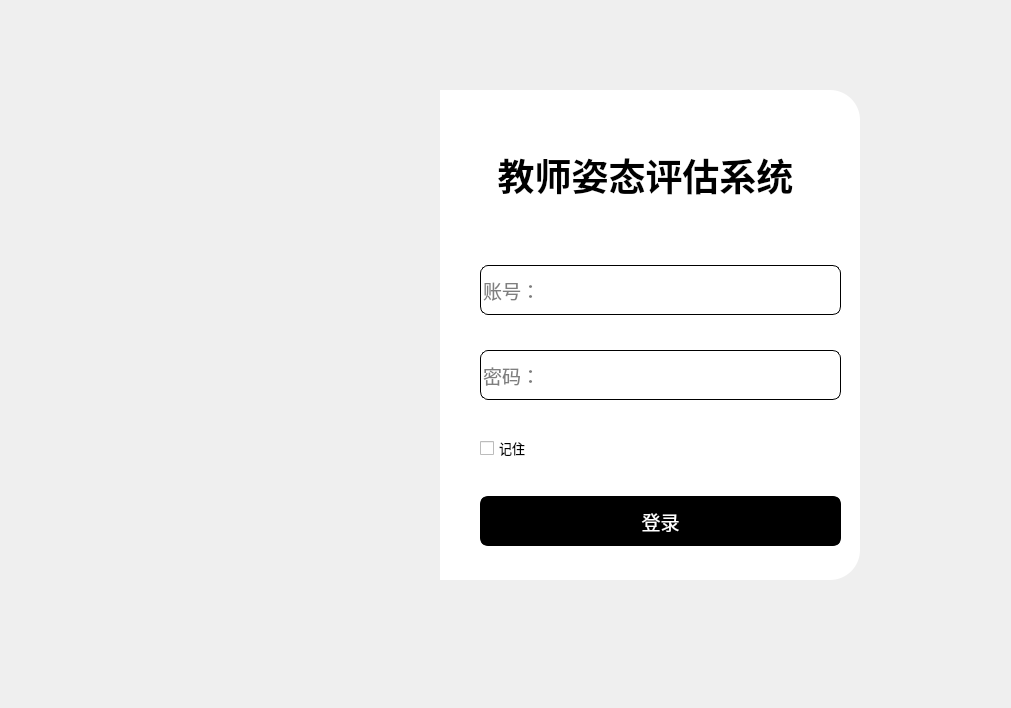
<?xml version="1.0" encoding="UTF-8"?>
<ui version="4.0">
 <class>LoginWindow</class>
 <widget class="QMainWindow" name="LoginWindow">
  <property name="geometry">
   <rect>
    <x>0</x>
    <y>0</y>
    <width>1011</width>
    <height>708</height>
   </rect>
  </property>
  <property name="windowTitle">
   <string>MainWindow</string>
  </property>
  <widget class="QWidget" name="centralwidget">
   <widget class="QLabel" name="label">
    <property name="geometry">
     <rect>
      <x>80</x>
      <y>90</y>
      <width>370</width>
      <height>490</height>
     </rect>
    </property>
    <property name="styleSheet">
     <string notr="true">border-image: url(:/images/images/teacherLogin.jpg);
border-top-left-radius:30px;
border-bottom-left-radius:30px;</string>
    </property>
    <property name="text">
     <string/>
    </property>
   </widget>
   <widget class="QLabel" name="label_2">
    <property name="geometry">
     <rect>
      <x>440</x>
      <y>90</y>
      <width>420</width>
      <height>490</height>
     </rect>
    </property>
    <property name="styleSheet">
     <string notr="true">background-color: rgb(255, 255, 255);
border-top-right-radius:30px;
border-bottom-right-radius:30px</string>
    </property>
    <property name="text">
     <string/>
    </property>
   </widget>
   <widget class="QLabel" name="label_3">
    <property name="geometry">
     <rect>
      <x>490</x>
      <y>140</y>
      <width>311</width>
      <height>71</height>
     </rect>
    </property>
    <property name="font">
     <font>
      <family>仿宋</family>
     </font>
    </property>
    <property name="text">
     <string>&lt;html&gt;&lt;head/&gt;&lt;body&gt;&lt;p align=&quot;center&quot;&gt;&lt;span style=&quot; font-size:28pt; font-weight:700;&quot;&gt;教师姿态评估系统&lt;/span&gt;&lt;/p&gt;&lt;/body&gt;&lt;/html&gt;</string>
    </property>
    <property name="alignment">
     <set>Qt::AlignCenter</set>
    </property>
   </widget>
   <widget class="QWidget" name="widget" native="true">
    <property name="geometry">
     <rect>
      <x>470</x>
      <y>230</y>
      <width>371</width>
      <height>351</height>
     </rect>
    </property>
    <property name="font">
     <font>
      <pointsize>9</pointsize>
     </font>
    </property>
    <layout class="QVBoxLayout" name="verticalLayout">
     <property name="spacing">
      <number>0</number>
     </property>
     <property name="leftMargin">
      <number>10</number>
     </property>
     <property name="topMargin">
      <number>0</number>
     </property>
     <item>
      <widget class="QLineEdit" name="lineEdit">
       <property name="maximumSize">
        <size>
         <width>16777215</width>
         <height>50</height>
        </size>
       </property>
       <property name="font">
        <font>
         <pointsize>14</pointsize>
        </font>
       </property>
       <property name="styleSheet">
        <string notr="true">border:1px solid rgb(0,0,0);
border-radius:8px;</string>
       </property>
       <property name="placeholderText">
        <string>账号：</string>
       </property>
      </widget>
     </item>
     <item>
      <widget class="QLineEdit" name="lineEdit_2">
       <property name="maximumSize">
        <size>
         <width>16777215</width>
         <height>50</height>
        </size>
       </property>
       <property name="font">
        <font>
         <pointsize>14</pointsize>
        </font>
       </property>
       <property name="styleSheet">
        <string notr="true">border:1px solid rgb(0,0,0);
border-radius:8px;</string>
       </property>
       <property name="echoMode">
        <enum>QLineEdit::Password</enum>
       </property>
       <property name="placeholderText">
        <string>密码：</string>
       </property>
      </widget>
     </item>
     <item>
      <widget class="QCheckBox" name="checkBox">
       <property name="font">
        <font>
         <pointsize>10</pointsize>
        </font>
       </property>
       <property name="text">
        <string>记住</string>
       </property>
      </widget>
     </item>
     <item>
      <widget class="QPushButton" name="pushButton">
       <property name="maximumSize">
        <size>
         <width>16777215</width>
         <height>50</height>
        </size>
       </property>
       <property name="font">
        <font>
         <pointsize>14</pointsize>
        </font>
       </property>
       <property name="styleSheet">
        <string notr="true">#pushButton{
	background-color: rgb(0, 0, 0);
	color: rgb(255, 255, 255);
	border:3px solid rgb(0,0,0);
	border-radius:8px;
}
#pushButton:hover{
	background-color: rgb(255, 255, 255);
	color: rgb(0, 0, 0);
}
#pushButton:pressed{
	padding-top:5px;
	padding-left:5px
}</string>
       </property>
       <property name="text">
        <string>登录</string>
       </property>
      </widget>
     </item>
    </layout>
    <zorder>checkBox</zorder>
    <zorder>lineEdit</zorder>
    <zorder>lineEdit_2</zorder>
    <zorder>pushButton</zorder>
   </widget>
   <widget class="QWidget" name="widget_2" native="true">
    <property name="geometry">
     <rect>
      <x>760</x>
      <y>90</y>
      <width>91</width>
      <height>51</height>
     </rect>
    </property>
    <layout class="QHBoxLayout" name="horizontalLayout">
     <item>
      <widget class="QPushButton" name="pushButton_3">
       <property name="styleSheet">
        <string notr="true">#pushButton_3{
	border:None;
}
#pushButton_3:hover{
	padding-bottom:5px;
}
</string>
       </property>
       <property name="text">
        <string/>
       </property>
       <property name="icon">
        <iconset resource="../resourses/resources.qrc">
         <normaloff>:/icons/icons/ic_zoom_out_2.png</normaloff>:/icons/icons/ic_zoom_out_2.png</iconset>
       </property>
       <property name="iconSize">
        <size>
         <width>30</width>
         <height>30</height>
        </size>
       </property>
      </widget>
     </item>
     <item>
      <widget class="QPushButton" name="pushButton_2">
       <property name="styleSheet">
        <string notr="true">#pushButton_2{
	border:None;
}
#pushButton_2:hover{
	padding-bottom:5px;
}
</string>
       </property>
       <property name="text">
        <string/>
       </property>
       <property name="icon">
        <iconset resource="../resourses/resources.qrc">
         <normaloff>:/icons/icons/x.png</normaloff>:/icons/icons/x.png</iconset>
       </property>
       <property name="iconSize">
        <size>
         <width>30</width>
         <height>30</height>
        </size>
       </property>
      </widget>
     </item>
    </layout>
   </widget>
   <zorder>label_2</zorder>
   <zorder>label_3</zorder>
   <zorder>widget</zorder>
   <zorder>label</zorder>
   <zorder>widget_2</zorder>
  </widget>
 </widget>
 <resources>
  <include location="../resourses/resources.qrc"/>
 </resources>
 <connections>
  <connection>
   <sender>pushButton_2</sender>
   <signal>clicked()</signal>
   <receiver>LoginWindow</receiver>
   <slot>close()</slot>
   <hints>
    <hint type="sourcelabel">
     <x>833</x>
     <y>110</y>
    </hint>
    <hint type="destinationlabel">
     <x>915</x>
     <y>59</y>
    </hint>
   </hints>
  </connection>
  <connection>
   <sender>pushButton_3</sender>
   <signal>clicked()</signal>
   <receiver>LoginWindow</receiver>
   <slot>showMinimized()</slot>
   <hints>
    <hint type="sourcelabel">
     <x>786</x>
     <y>107</y>
    </hint>
    <hint type="destinationlabel">
     <x>772</x>
     <y>44</y>
    </hint>
   </hints>
  </connection>
 </connections>
</ui>
